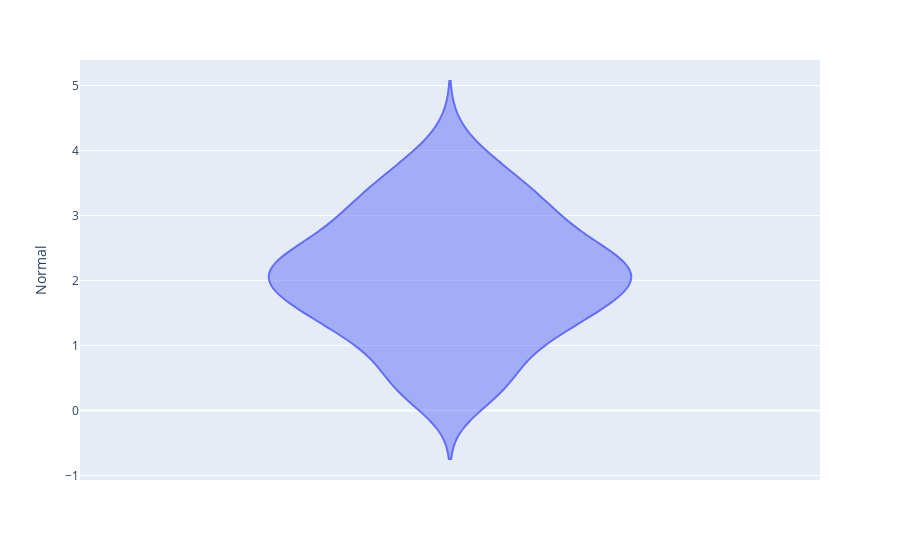

The notebook cell saved with this chart:
### Markdown cell above
2. Make a simple scatter plot to illustrate the points in the `data1` data set using the function `violin`

### Code cell
df = data1
fig = px.violin(df, y="Normal")
fig.show()

### Figure 1 — Plotly figure (JSON) as saved in the notebook; plotly's stock layout.template omitted (floating-point values rounded to 4 significant figures; data arrays with more than 128 entries replaced by an {"elided": "..."} marker saying what was removed)
{"data": [{"alignmentgroup": "True", "box": {"visible": false}, "hovertemplate": "Normal=%{y}<extra></extra>", "legendgroup": "", "marker": {"color": "#636efa"}, "name": "", "offsetgroup": "", "orientation": "v", "scalegroup": "True", "showlegend": false, "type": "violin", "x0": " ", "xaxis": "x", "y": {"elided": "200 float values"}, "y0": " ", "yaxis": "y"}], "layout": {"legend": {"tracegroupgap": 0}, "margin": {"t": 60}, "violinmode": "group", "xaxis": {"anchor": "y", "domain": [0, 1]}, "yaxis": {"anchor": "x", "domain": [0, 1], "title": {"text": "Normal"}}}}
